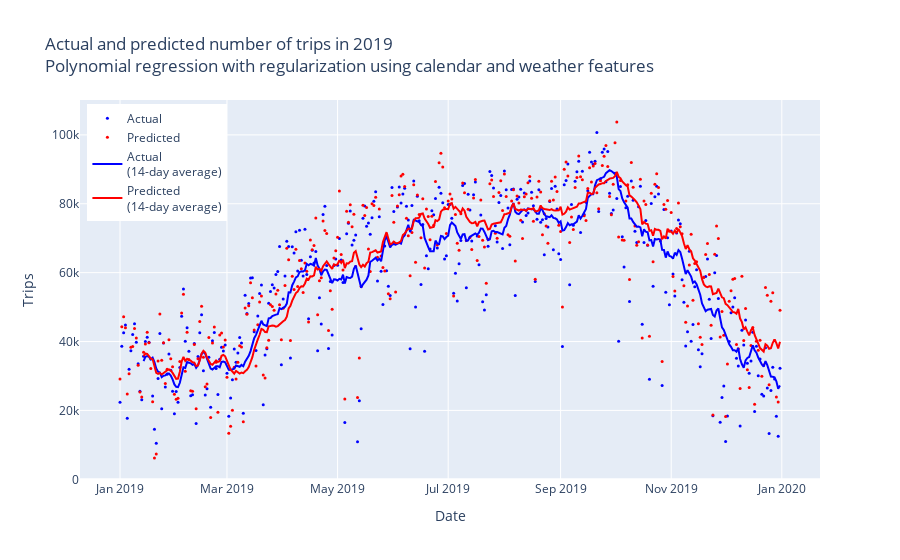

The notebook cell this image was saved under:
### Code cell
plot_test(df_test,
          y_test,
          "Actual and predicted number of trips in 2019<br>Polynomial regression with regularization using calendar and weather features")

### Figure 1 — Plotly figure (JSON) as saved in the notebook; plotly's stock layout.template omitted (floating-point values rounded to 4 significant figures; data arrays with more than 128 entries replaced by an {"elided": "..."} marker saying what was removed)
{"data": [{"marker": {"color": "blue", "size": 3}, "mode": "markers", "name": "Actual", "type": "scatter", "x": {"elided": "365 str values"}, "y": {"elided": "365 int values"}}, {"marker": {"color": "red", "size": 3}, "mode": "markers", "name": "Predicted", "type": "scatter", "x": {"elided": "365 str values"}, "y": {"elided": "365 float values"}}, {"marker": {"color": "blue"}, "mode": "lines", "name": "Actual<br>(14-day average)", "type": "scatter", "x": {"elided": "365 str values"}, "y": {"elided": "365 float values"}}, {"marker": {"color": "red"}, "mode": "lines", "name": "Predicted<br>(14-day average)", "type": "scatter", "x": {"elided": "365 str values"}, "y": {"elided": "365 float values"}}], "layout": {"legend": {"x": 0.01, "xanchor": "left", "y": 0.99, "yanchor": "top"}, "title": {"text": "Actual and predicted number of trips in 2019<br>Polynomial regression with regularization using calendar and weather features"}, "xaxis": {"title": {"text": "Date"}}, "yaxis": {"title": {"text": "Trips"}}}}
